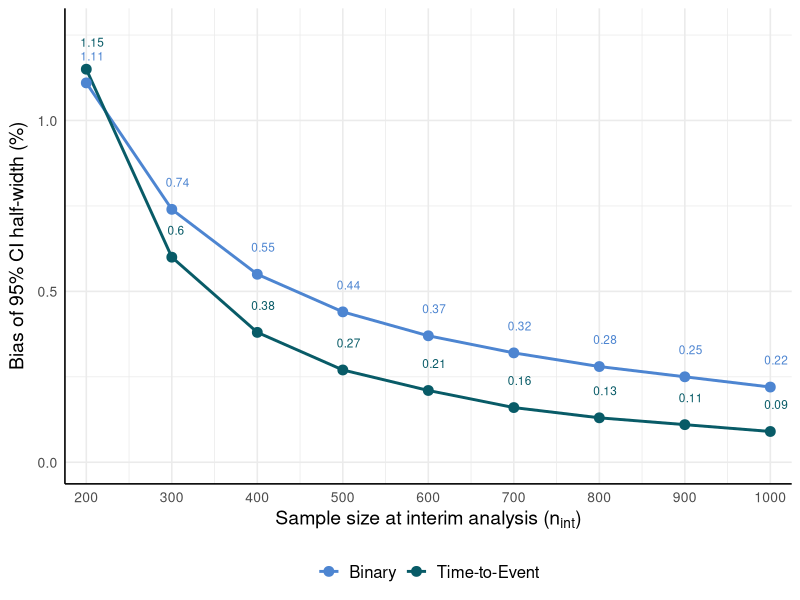
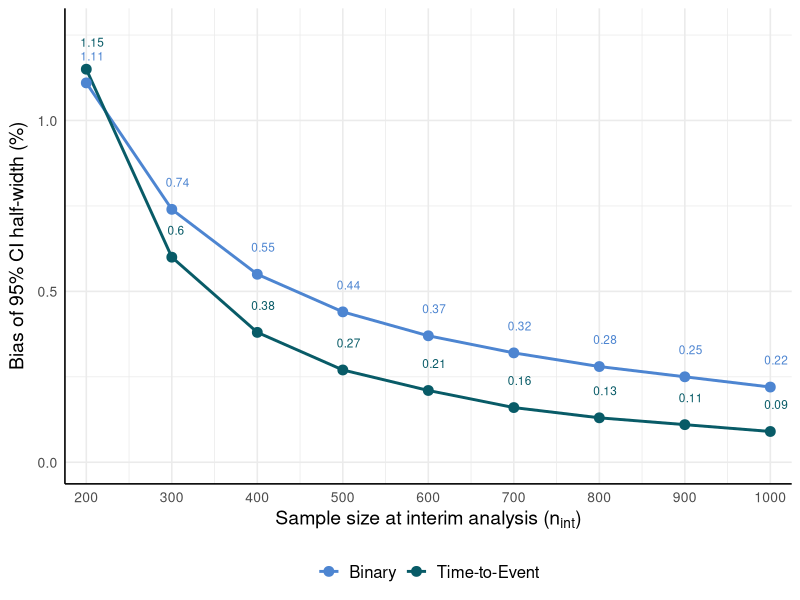

R code for these plots, in order:
#--------------------------------------------------
# Plots of bias associated with the variance
# estimators for appendix
# Author: Ann Marie Weideman
# Date: 1/17/24
#--------------------------------------------------

library(ggplot2)
library(rstudioapi)

# Set working directory to current location
script_path<-setwd(dirname(rstudioapi::getActiveDocumentContext()$path))

#-----------------------------
# Function Definitions
#-----------------------------

# Function to calculate percent bias for binary endpoint
binary_bias <- function(n, p1) {
  
  e1 = p1
  e2 = (p1 * (1 - p1)) / n + p1^2
  e3 = (1 / n^3) * (n * p1 + 3 * n * (n - 1) * p1^2 + n * (n - 1) * (n - 2) * p1^3)
  e4 = (1 / n^4) * (n * p1 + 7 * n * (n - 1) * p1^2 + 6 * n * (n - 1) * (n - 2) * p1^3+
                      n*(n-1)*(n-2)*(n-3)*p1^4)
  
  truth <- 1/n*(p1 * (1 - p1) * (1 - 2 * p1)^2)
  sd_truth <- sqrt(truth)
  estimate <- 1/n*(-4 * e4 + 8 * e3 - 5 * e2 + e1)
  sd_estimate <- sqrt(estimate)
  bias <- abs(sd_estimate - sd_truth)
  pct_bias <- bias / sd_truth * 100
  
  return(round(pct_bias, 2))
}

# Function to calculate percent bias for time-to-event endpoint
TTE_bias <- function(n, p1) {

  sum1 <- sum(1 / (1:n) * choose(n, 1:n) * p1^(1:n) * (1 - p1)^(n - (1:n)))
  
  truth <- 1/n*(1 / p1 - 1)
  sd_truth <- exp(1.96*sqrt(truth))
  estimate <- 1/n*(n * sum1 - 1)
  sd_estimate <- exp(1.96*sqrt(estimate))
  bias <- sd_estimate - sd_truth
  pct_bias <- bias / sd_truth * 100
  
  return(round(pct_bias, 2))
}

#-----------------------------
# Data Preparation
#-----------------------------

p1 <- 0.1  # Pooled event rate
n_values <- seq(200, 1000, by = 100) # Sample size

# Binary Data
binary_data <- data.frame(
  n = n_values,
  percent_bias = sapply(n_values, binary_bias, p1 = p1),
  Endpoint = "Binary"
)

# Time-to-Event Data
TTE_data <- data.frame(
  n = n_values,
  percent_bias = sapply(n_values, TTE_bias, p1 = p1),
  Endpoint = "Time-to-Event"
)

# Combined Data
combined_data <- rbind(binary_data, TTE_data)

#-----------------------------
# Plotting
#-----------------------------

# Define colors for accessibility
colors <- c("Binary" = "#4d85d1", "Time-to-Event" = "#085b67")

# Create combined plot
p1 <- ggplot(combined_data, aes(x = n, y = percent_bias, color = Endpoint)) +
  geom_line(size = 1) +
  geom_point(size = 3) +
  geom_text(aes(label = percent_bias), vjust = -2.5, size = 3, hjust = 0.25) +
  scale_color_manual(values = colors) +
  labs(x = expression("Sample size at interim analysis (" * n["int"] * ")"), 
       y = expression("Bias of 95% CI half-width (%)"), color = "Endpoint Type") +
  scale_x_continuous(breaks = seq(200, 1000, by = 100), 
                     expand = c(0, 0), limits = c(175, 1025)) +
  scale_y_continuous(limits = c(0, max(combined_data$percent_bias) * 1.1)) +
  theme_minimal(base_size = 12) +
  theme(
    legend.position = "bottom",
    legend.direction = "horizontal",
    legend.title = element_blank(),
    legend.text = element_text(size = 12),
    plot.title = element_text(hjust = 0.5),
    axis.title = element_text(size = 14),
    axis.text = element_text(size = 10),
    axis.line = element_line(color = "black"),
    strip.text.x = element_text(size = 12)
  )

print(p1)

# Save the plot
ggsave(file = paste0(script_path,"/output/combined_variance_estimator_bias.jpg"),
       plot = p1, width = 6.92, height = 5.90, dpi = 600)
